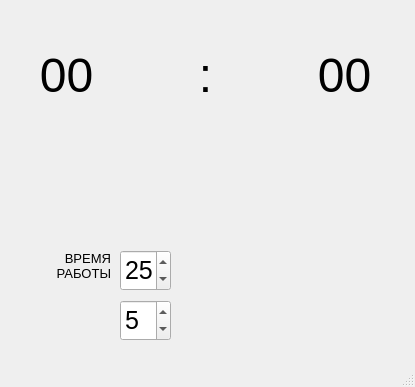
<?xml version="1.0" encoding="UTF-8"?>
<ui version="4.0">
 <class>MainWindow</class>
 <widget class="QMainWindow" name="MainWindow">
  <property name="geometry">
   <rect>
    <x>0</x>
    <y>0</y>
    <width>415</width>
    <height>387</height>
   </rect>
  </property>
  <property name="windowTitle">
   <string>MainWindow</string>
  </property>
  <widget class="QWidget" name="centralwidget">
   <widget class="QSpinBox" name="spinBox">
    <property name="geometry">
     <rect>
      <x>120</x>
      <y>250</y>
      <width>51</width>
      <height>41</height>
     </rect>
    </property>
    <property name="font">
     <font>
      <pointsize>19</pointsize>
     </font>
    </property>
    <property name="value">
     <number>25</number>
    </property>
   </widget>
   <widget class="QSpinBox" name="spinBox_2">
    <property name="geometry">
     <rect>
      <x>120</x>
      <y>300</y>
      <width>51</width>
      <height>41</height>
     </rect>
    </property>
    <property name="font">
     <font>
      <pointsize>19</pointsize>
     </font>
    </property>
    <property name="value">
     <number>5</number>
    </property>
   </widget>
   <widget class="QLabel" name="label">
    <property name="geometry">
     <rect>
      <x>30</x>
      <y>250</y>
      <width>81</width>
      <height>31</height>
     </rect>
    </property>
    <property name="font">
     <font>
      <pointsize>10</pointsize>
     </font>
    </property>
    <property name="text">
     <string>ВРЕМЯ
РАБОТЫ</string>
    </property>
    <property name="alignment">
     <set>Qt::AlignRight|Qt::AlignTrailing|Qt::AlignVCenter</set>
    </property>
   </widget>
   <widget class="QWidget" name="verticalLayoutWidget">
    <property name="geometry">
     <rect>
      <x>0</x>
      <y>0</y>
      <width>411</width>
      <height>151</height>
     </rect>
    </property>
    <layout class="QVBoxLayout" name="verticalLayout">
     <item>
      <layout class="QHBoxLayout" name="horizontalLayout_2">
       <item>
        <widget class="QLabel" name="label_2">
         <property name="font">
          <font>
           <pointsize>36</pointsize>
          </font>
         </property>
         <property name="text">
          <string>00</string>
         </property>
         <property name="alignment">
          <set>Qt::AlignCenter</set>
         </property>
        </widget>
       </item>
       <item>
        <widget class="QLabel" name="label_4">
         <property name="font">
          <font>
           <pointsize>36</pointsize>
          </font>
         </property>
         <property name="text">
          <string>:</string>
         </property>
         <property name="alignment">
          <set>Qt::AlignCenter</set>
         </property>
        </widget>
       </item>
       <item>
        <widget class="QLabel" name="label_3">
         <property name="font">
          <font>
           <pointsize>36</pointsize>
          </font>
         </property>
         <property name="text">
          <string>00</string>
         </property>
         <property name="alignment">
          <set>Qt::AlignCenter</set>
         </property>
        </widget>
       </item>
       <item>
        <layout class="QHBoxLayout" name="horizontalLayout_3"/>
       </item>
      </layout>
     </item>
    </layout>
   </widget>
  </widget>
  <widget class="QMenuBar" name="menubar">
   <property name="geometry">
    <rect>
     <x>0</x>
     <y>0</y>
     <width>415</width>
     <height>21</height>
    </rect>
   </property>
  </widget>
  <widget class="QStatusBar" name="statusbar"/>
 </widget>
 <resources/>
 <connections/>
</ui>
